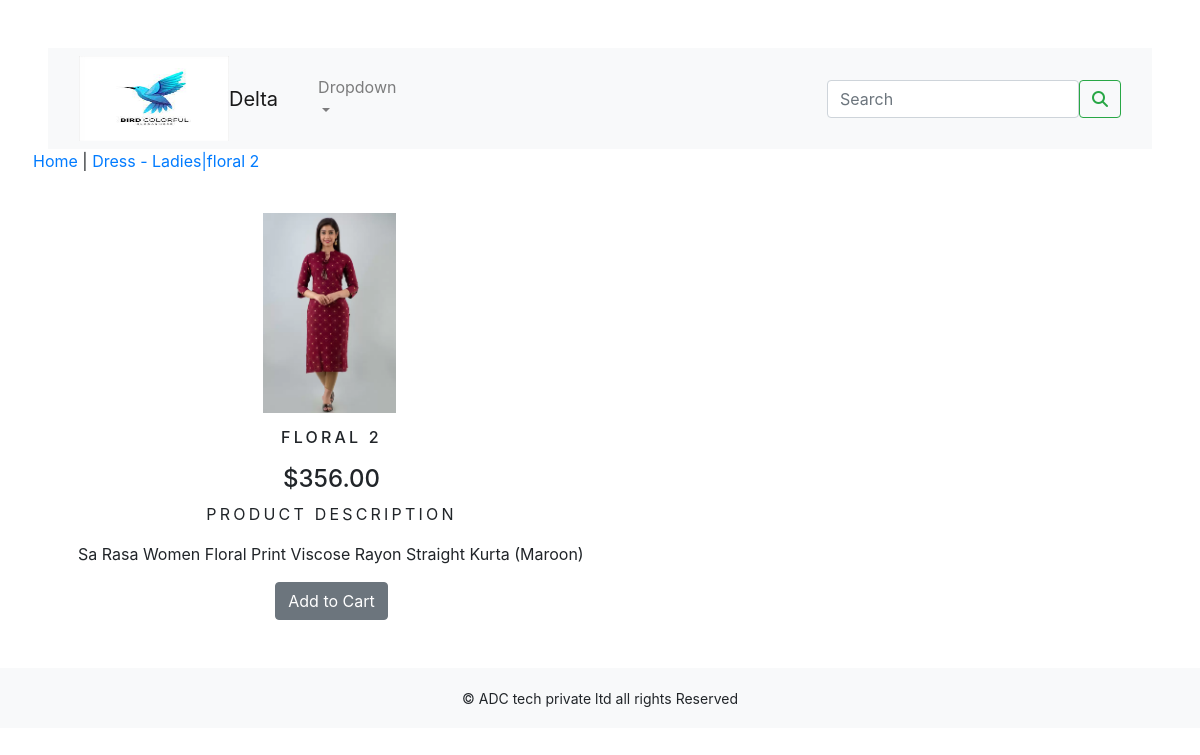
Page /cart/dress-ladies/floral-2/ on the committed database.
### cartapp/models.py (models this page shows, shortened)
class Product(models.Model):
    name = models.CharField(max_length=250, unique=True)
    slug = models.SlugField(max_length=250, unique=True)
    description = models.TextField(blank=True)
    price = models.DecimalField(max_digits=10, decimal_places=2)
    image = models.ImageField(upload_to='product', blank=True)
    stock = models.IntegerField()
    available = models.BooleanField(default=True)
    category = models.ForeignKey(Category, on_delete=models.CASCADE)
    created = models.DateTimeField(auto_now_add=True)
    updated = models.DateTimeField(auto_now=True)
    class Meta:
        ordering = ('name',)
        verbose_name = 'product'
        verbose_name_plural = 'products'

class Category(models.Model):
    name = models.CharField(max_length=250, unique=True)
    slug = models.SlugField(max_length=250, unique=True)
    description = models.TextField(blank=True)
    image = models.ImageField(upload_to='category', blank=True)
    def get_url(self):
        return reverse('cartapp:products_by_category', args=[self.slug])
    class Meta:
        ordering = ('name',)
        verbose_name = 'category'
        verbose_name_plural = 'categories'
    def __str__(self):
        return self.name

### cartapp/views.py (the view)
# urls.py: path('<slug:c_slug>/<slug:product_slug>/', views.proDetail, name='pro_details'),
def proDetail(request, c_slug, product_slug):
    try:
        product = Product.objects.get(category__slug=c_slug, slug=product_slug)
    except Exception as e:
        raise e
    return render(request, 'product.html', {'product': product})

### cartapp/context_processors.py (called while the page is built)
def menu_links(request):
    links = Category.objects.all()
    return dict(links=links)

### my_cart/context_processors.py (called while the page is built)
def counter(request):
    item_count = 0
    if 'admin' in request.path:
        return {}
    else:
        try:
            cart = Cart.objects.filter(cart_id=cart_id(request))
            cart_items = CartItem.objects.all().filter(cart=cart[:1])
            for cart_item in cart_items:
                item_count = item_count + cart_item.quantity
        except Cart.DoesNotExist:
            item_count = 0
    return dict(item_count=item_count)

### my_cart/views.py (called while the page is built)
def cart_id(request):
    cart = request.session.session_key
    if not cart:
        cart = request.session.create()
    return cart

### templates/product.html (shortened to what this page needs)
{% extends 'base.html' %}
{% load static %}
{% block content %}
<div class="row my_prod_row_class">
    <div class="mx_auto">
        <p><a href="{% url 'cartapp:all_productsCat'%}"> Home </a>| <a href="{{product.category.get_url}}">{{product.category}}|{{product.name}}</a></p>
    </div>
</div>
<div class="container">
<br>
<div class="row">
    <div class="col-md-12 col-sm-12 col-md-12 col-lg-12 text-center">
        <div>
            <div style="min-width:18rem;">
               <img class="float-left" src="{{product.image.url}}" alt="{{product.name}}" height="200px" style="padding-left:200px;">
            </div>
        </div>
        <div style="padding-top:200px;"></div>
        <div class="col-12 col-sm-12 col-md-12 col-lg-6">
            <div>
            <h1 class="my_prod_title">{{product.name}}</h1>
            <h4>${{product.price}}</h4>
            <p class="my_title">Product Description</p>
            <p class="text-justify my_prod_text">{{product.description}}</p>
            {% if product.stock <= 0 %}
              <p class="text-justify my_prod_text"><b>Out of stock</b></p>
            {% else %}
            <a class="btn btn-secondary" href="{% url 'my_cart:add_cart' product.id %}">Add to Cart</a>
            {% endif %}
            </div>
        </div>
    </div>
</div>
</div>
{% endblock %}

### static/css/custom.css (style rules this page uses)
.my_title { font-size: 16px; text-transform : uppercase; letter-spacing: .2em; }
.my_prod_title { font-size:16px; text-transform: uppercase; letter-spacing: .2em; padding-top : 15px; padding-bottom:10px; }

### rows in the picture
Product: category "Dress - Ladies", name "floral 2", image (picture), name "FLORAL 2", price "356.00", description "Sa Rasa Women Floral Print Viscose Rayon Straight Kurta (Maroon)"
